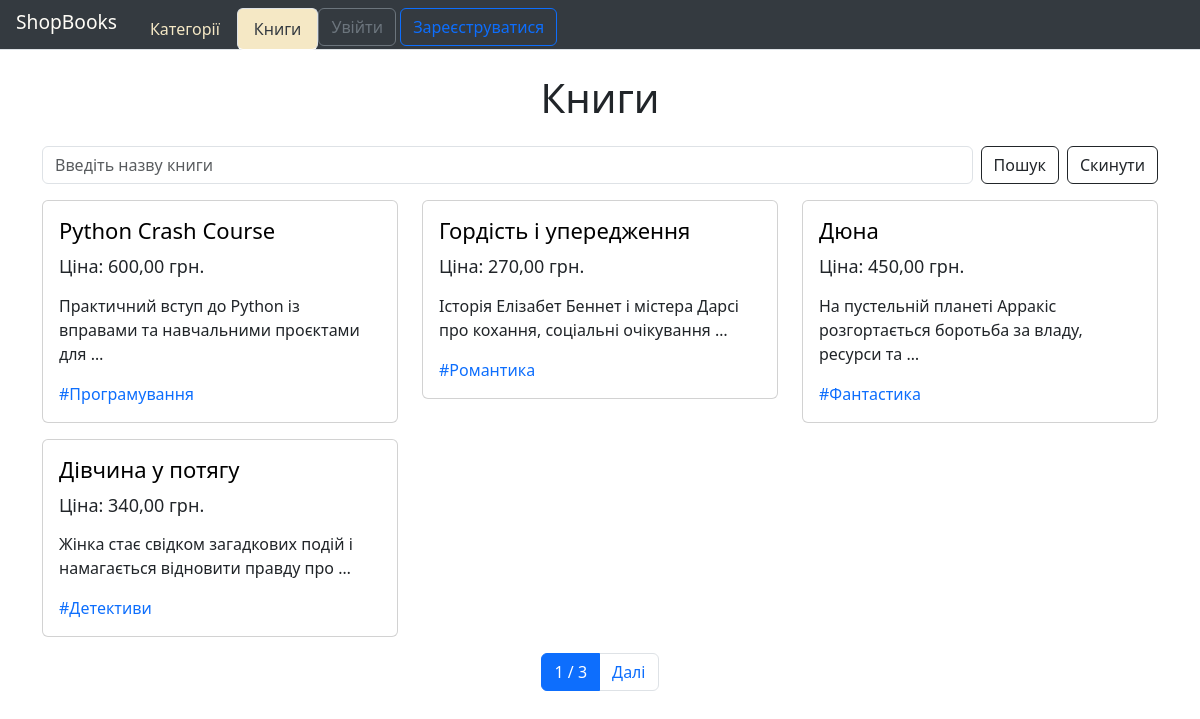
/books/, run on an earlier commit of the app's database.
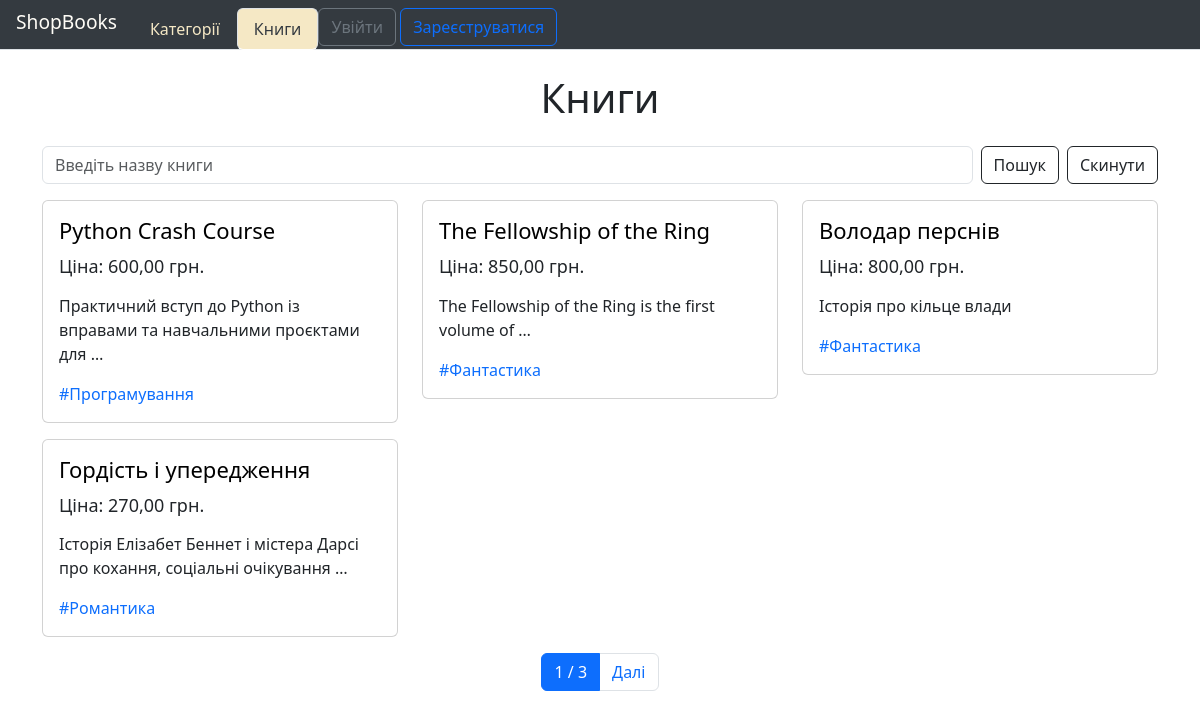
And on a later commit of the database.
### books/models.py (models this page shows, shortened)
class Book(models.Model):
    title = models.CharField(max_length=200)
    author = models.CharField(max_length=150)
    price = models.DecimalField(max_digits=8, decimal_places=2)
    description = models.TextField()
    stock = models.PositiveIntegerField()
    category = models.ForeignKey('books.Category', on_delete=models.PROTECT, related_name='books')
    class Meta:
        verbose_name = 'Книга'
        verbose_name_plural = 'Книги'
        ordering = ['title']

class Category(models.Model):
    name = models.CharField(max_length=50, unique=True)
    slug = models.SlugField(unique=True)
    class Meta:
        verbose_name = 'Категорія'
        verbose_name_plural = 'Категорії'
        ordering = ['name']

### books/views.py (the view)
# urls.py: path('books/', BookListView.as_view(), name='books'),
class BookListView(ListView):
    model = Book
    template_name = 'books/books.html'
    paginate_by = 4
    def get_queryset(self):
        qs = super().get_queryset()
        qs = qs.select_related('category').filter(stock__gt=0)
        title = self.request.GET.get('title', '').casefold()
        if title:
            qs = [
                book for book in qs
                if title in book.title.casefold()
            ]
        return qs

### books/templates/books/books.html (shortened to what this page needs)
{% extends "base.html" %}
{% block content %}
<h1 class="text-center my-4">Книги</h1>
<div class="row">
    <form method="GET" class="d-flex gap-2 mb-3">
        <input
                type="text"
                name="title"
                class="form-control"
                placeholder="Введіть назву книги"
                value="{{ request.GET.title|default:'' }}"
        >
        <button type="submit" class="btn btn-outline-dark">
            Пошук
        </button>
        <a href="{% url 'books:books' %}" class="btn btn-outline-dark">
            Скинути
        </a>
    </form>
    {% for object in object_list %}
    <div class="col-sm-4 mb-3">
        <div class="card">
            <div class="card-body">
                <h5 class="card-title mb-3">
                    <a href="{% url 'books:book_detail' pk=object.id %}" class="text-decoration-none text-black"
                       style="font-size: 22px">
                        {{ object.title }}
                    </a>
                </h5>
                <h6 class="card-subtitle mb-3 text-dark" style="font-size: 18px">
                    Ціна: {{ object.price }} грн.
                </h6>
                <p class="card-text">
                    {{ object.description|truncatewords:10 }}
                </p>
                <a href="{% url 'books:category_detail' slug=object.category.slug %}" class="text-decoration-none">
                    #{{ object.category.name }}
                </a>
            </div>
        </div>
    </div>
    {% endfor %}
    {% if is_paginated %}
    <nav aria-label="Навігація сторінками">
        <ul class="pagination justify-content-center">
            <li class="page-item active">
            <span class="page-link">
                {{ page_obj.number }} / {{ page_obj.paginator.num_pages }}
            </span>
            </li>
            {% if page_obj.has_next %}
            <li class="page-item">
                <a class="page-link"
                   href="?page={{ page_obj.next_page_number }}&title={{ request.GET.title|urlencode }}">
                    Далі
                </a>
            </li>
            {% endif %}
        </ul>
    </nav>
    {% endif %}
</div>
{% endblock %}

What changed in the data, as far as the page shows it:
no longer on this page (row unchanged): Book: title "Дюна", price "450,00", description "На пустельній планеті Арракіс розгортається боротьба за владу, ресурси та …", category.name "Фантастика"
no longer on this page (row unchanged): Book: title "Дівчина у потягу", price "340,00", description "Жінка стає свідком загадкових подій і намагається відновити правду про …", category.name "Детективи"
added Book: title "The Fellowship of the Ring", price "850,00", description "The Fellowship of the Ring is the first volume of …", category.name "Фантастика"
added Book: title "Володар перснів", price "800,00", description "Історія про кільце влади", category.name "Фантастика"
